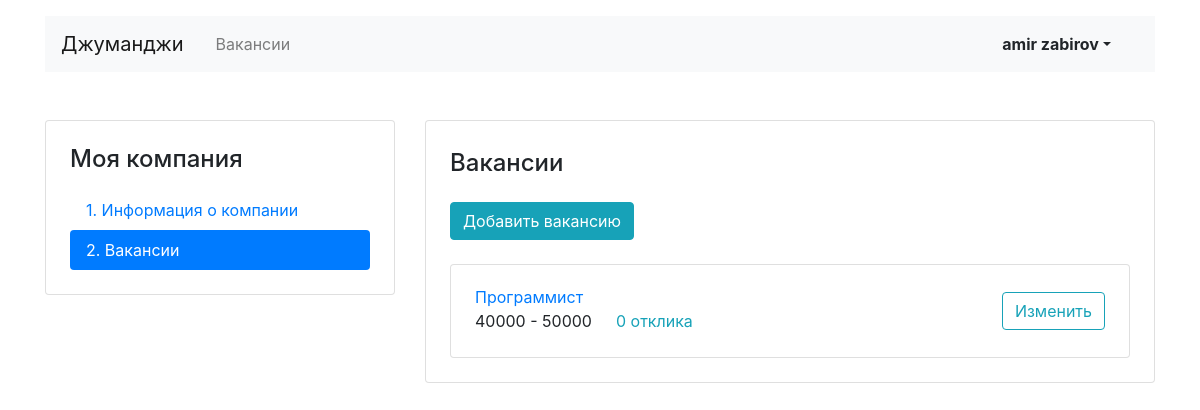
The page /mycompany/vacancies/ (signed in) on the database as committed earlier.
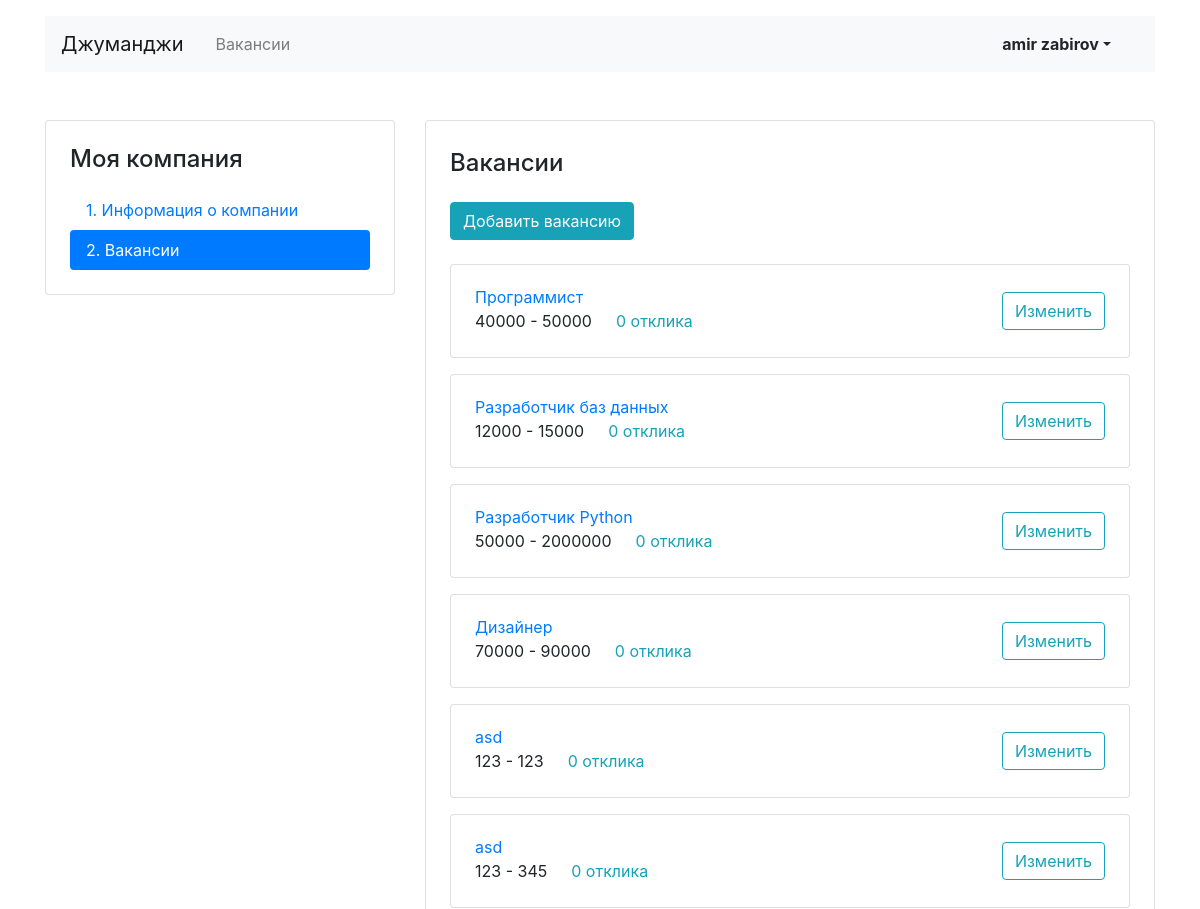
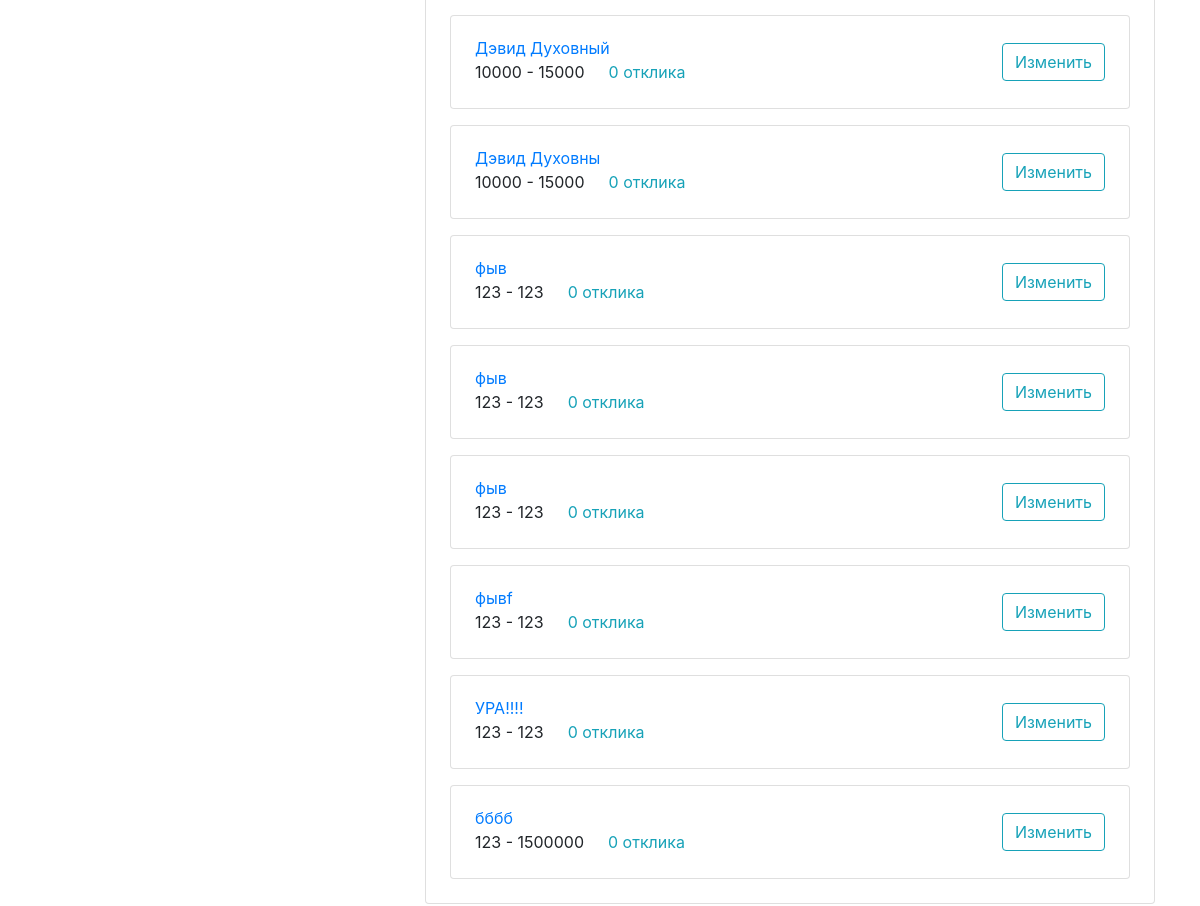
The same page on the database as committed later (2 pictures, top to bottom).
### job_app/models.py (models this page shows, shortened)
class Vacancy(models.Model):
    title = models.CharField(max_length=120)
    specialty = models.ForeignKey(Specialty, on_delete=models.CASCADE, related_name="vacancies")
    company = models.ForeignKey(Company, on_delete=models.CASCADE, related_name="vacancies")
    skills = models.TextField()
    description = models.TextField()
    salary_min = models.IntegerField()
    salary_max = models.IntegerField()
    published_at = models.DateField(auto_now=True)

### job_app/views.py (the view)
# urls.py: path('mycompany/vacancies/', login_required(MyVacanciesView.as_view()), name='myvacancies'),
class MyVacanciesView(View):
    def get(self, request):
        user = auth.get_user(request)
        jobs = Vacancy.objects.filter(company__owner__id=user.id).annotate(application_count=Count('applications'))
        if not jobs:
            return redirect('myvacanciescreate')
        return render(request, 'week4/vacancy-list.html', context={'vacancies': jobs})

### job_app/templates/week4/vacancy-list.html
{% extends 'week3/base.html' %}
{% block container %}
  <main class="container mt-3 pb-5">
    <div class="row mt-5">
      <div class="col-12 col-lg-4">
        <aside class="pt-3 pb-4 px-4 mb-5 card">
          <h1 class="h4 pt-2 pb-2">Моя компания</h1>
          <div class="nav flex-column nav-pills" id="v-pills-tab" role="tablist" aria-orientation="vertical">
            <a class="nav-link" href="{% url 'mycompanyedit' %}">1. Информация о&nbsp;компании</a>
            <a class="nav-link active" href="#">2. Вакансии</a>
          </div>
        </aside>
      </div>
      <div class="col-12 col-lg-8">
        <div class="card">
          <div class="card-body px-4 pb-4">
            <section class="tab-pane fade show active">
              <h2 class="h4 pt-2 pb-3">Вакансии</h2>
                <form action="{% url 'myvacancyedit' %}" method="get">
                    <button type="submit" class="btn btn-info mb-2">Добавить вакансию</button>
                </form>
                {% for vacancy in vacancies %}
              <div class="card mt-3">
                <div class="card-body px-4">
                  <div class="row align-items-center">
                    <div class="col-6 col-lg-8">
                      <a href="{% url 'myvacancy' vacancy.id %}" class="mb-1">{{ vacancy.title }}</a>
                      <p class="mb-1">
                        <span class="mr-4">{{ vacancy.salary_min }} - {{ vacancy.salary_max }}</span><a href="#" class="text-info">{{ vacancy.application_count }} отклика</a>
                      </p>
                    </div>
                    <div class="col-6 col-lg-4 text-right">
                      <a href="{% url 'myvacancyedit' vacancy.id %}" class="btn btn-outline-info">Изменить</a>
                    </div>
                  </div>
                </div>
              </div>
                {% endfor %}
            </section>
          </div>
        </div>
      </div>
    </div>
  </main>
{% endblock %}

Rows that differ between the two databases and show on the page:
added Vacancy: title "Разработчик баз данных", salary_min "12000", salary_max "15000", application_count "0"
added Vacancy: title "Разработчик Python", salary_min "50000", salary_max "2000000", application_count "0"
added Vacancy: title "Дизайнер", salary_min "70000", salary_max "90000", application_count "0"
added Vacancy: title "asd", salary_min "123", salary_max "123", application_count "0"
added Vacancy: title "asd", salary_min "123", salary_max "345", application_count "0"
added Vacancy: title "Дэвид Духовный", salary_min "10000", salary_max "15000", application_count "0"
added Vacancy: title "Дэвид Духовны", salary_min "10000", salary_max "15000", application_count "0"
added Vacancy: title "фыв", salary_min "123", salary_max "123", application_count "0"
added Vacancy: title "фыв", salary_min "123", salary_max "123", application_count "0"
added Vacancy: title "фыв", salary_min "123", salary_max "123", application_count "0"
added Vacancy: title "фывf", salary_min "123", salary_max "123", application_count "0"
added Vacancy: title "УРА!!!!", salary_min "123", salary_max "123", application_count "0"
added Vacancy: title "бббб", salary_min "123", salary_max "1500000", application_count "0"
